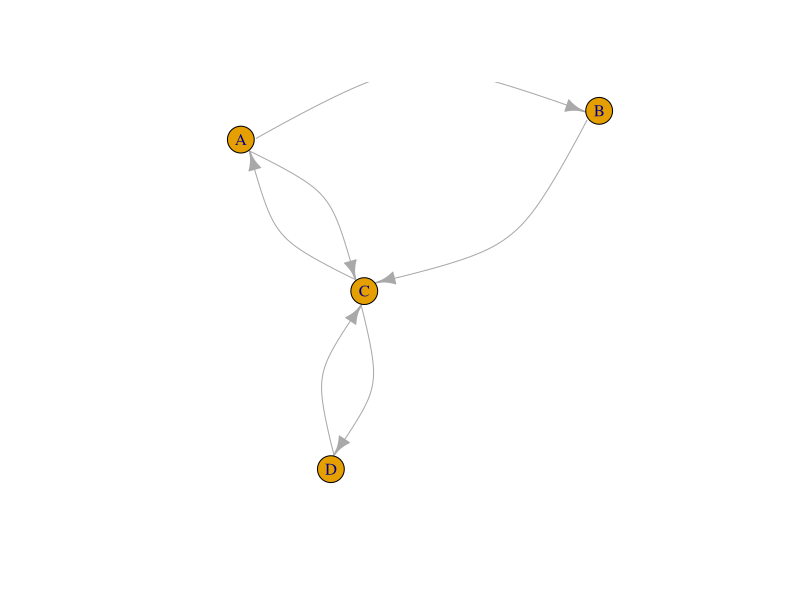
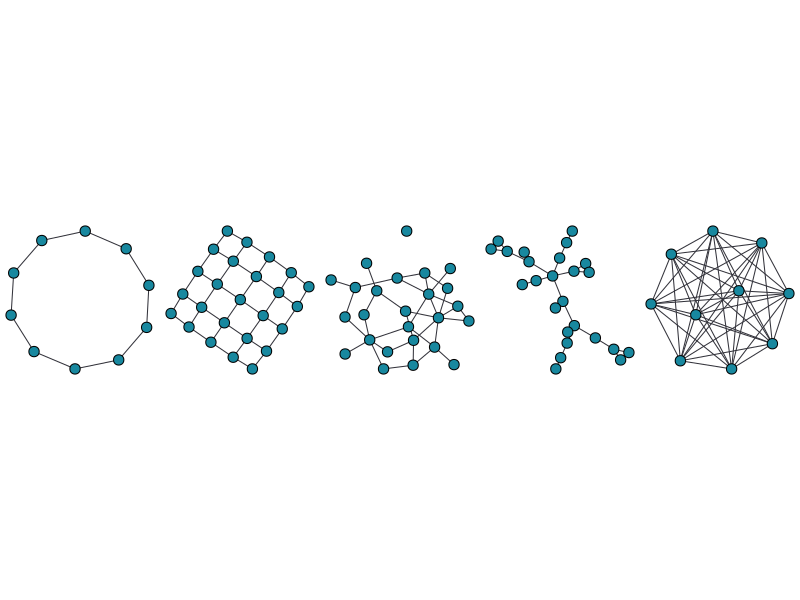
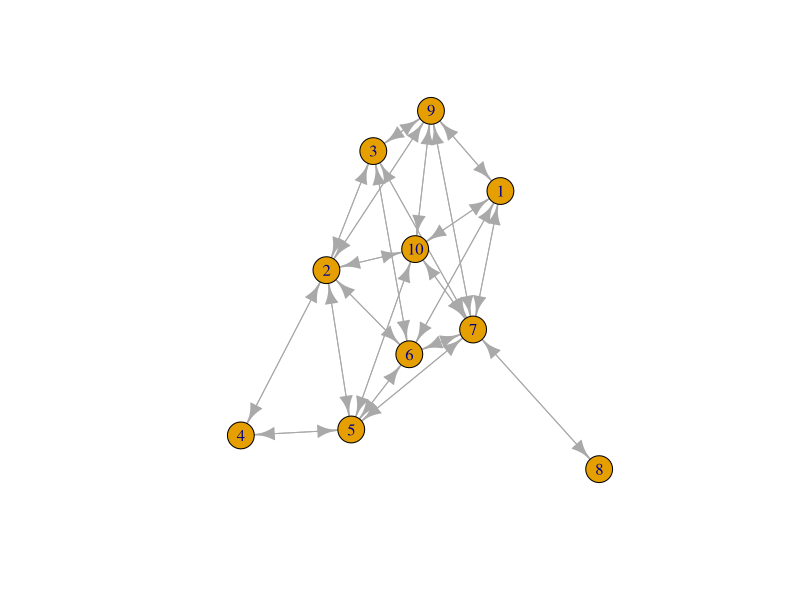
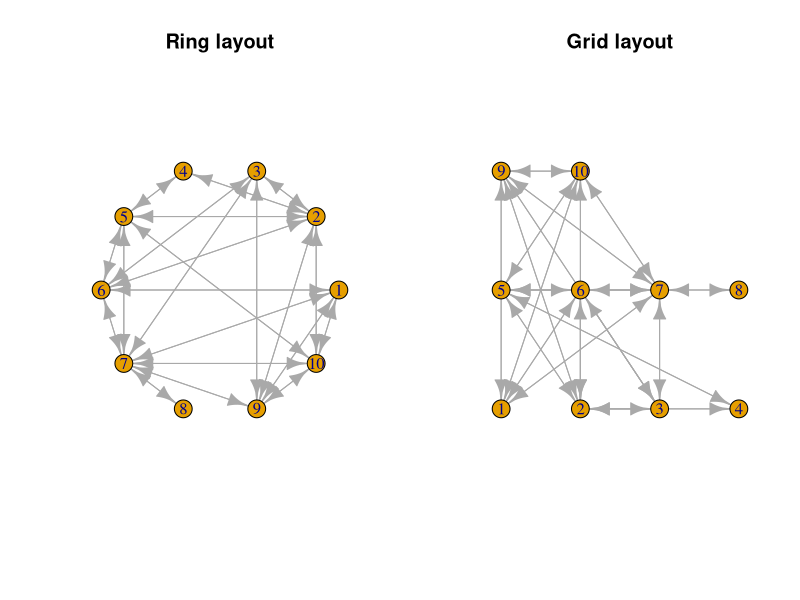
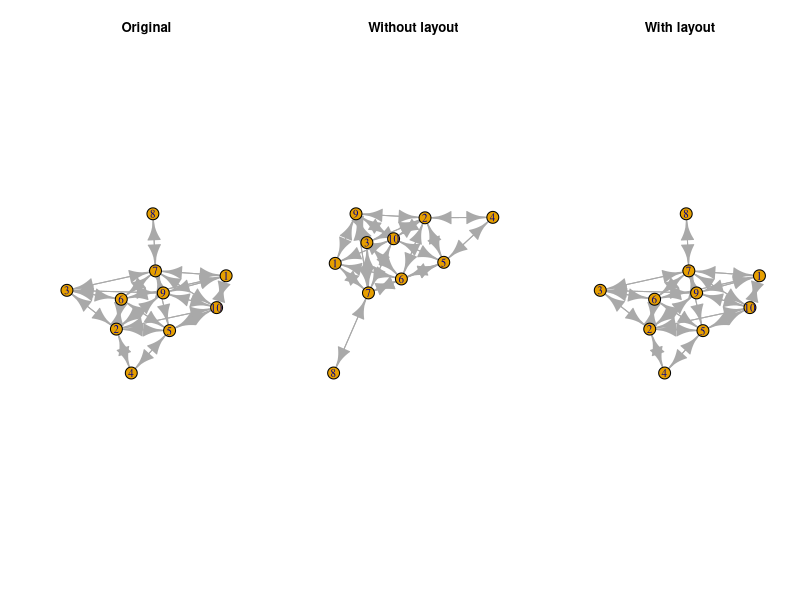
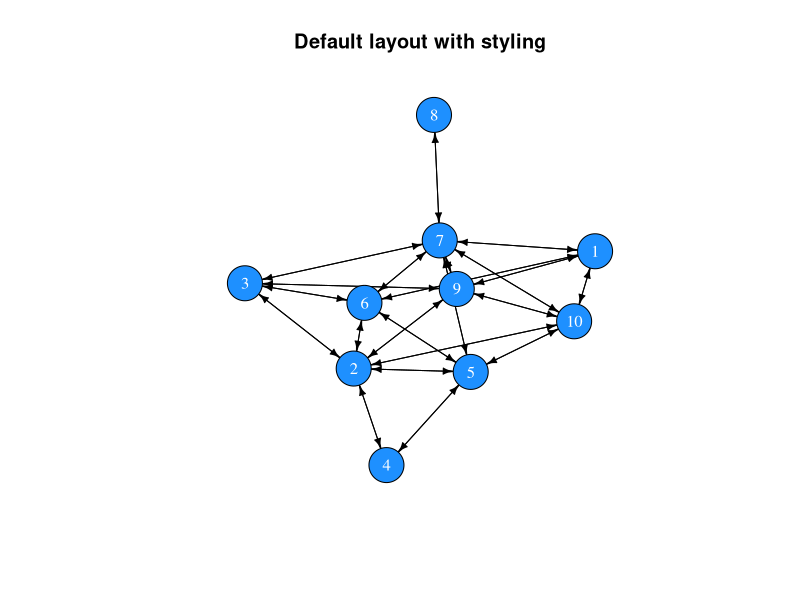
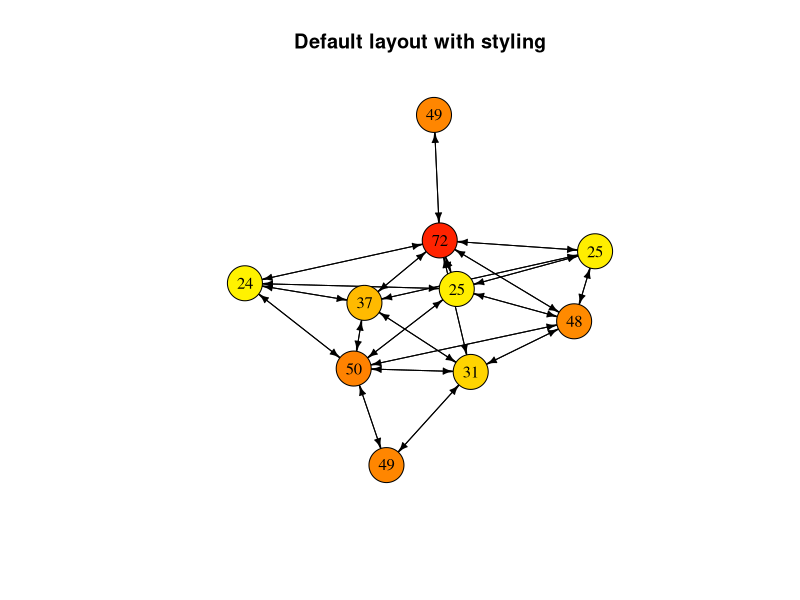
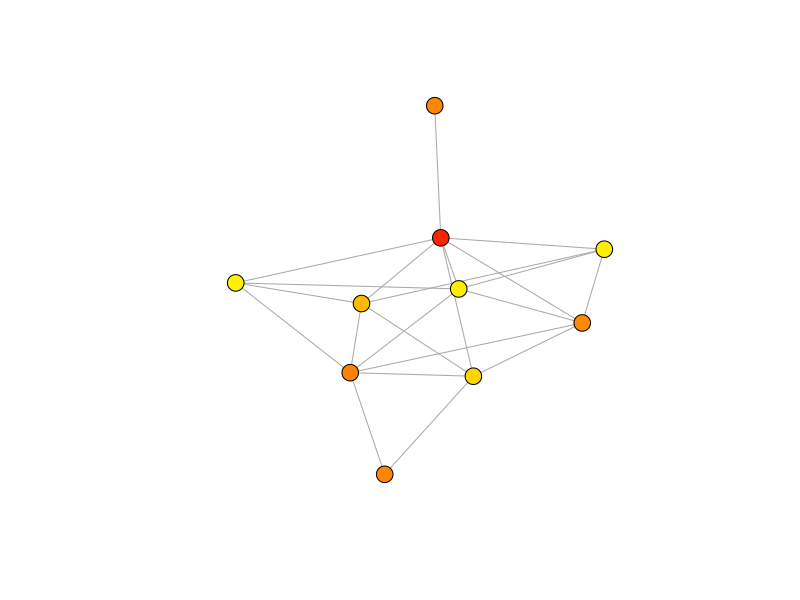

Source code (R) for these figures, in order:
## ---- chunk 1
library(igraph)
A <- matrix(c(0,1,1,0, 0,0,1,0, 1,0,0,1, 0,0,1,0), nrow = 4, byrow = TRUE)
row.names(A) <- c("A", "B", "C", "D")
colnames(A) <- c("A", "B", "C", "D")
net <- graph_from_adjacency_matrix(A)
plot(net, edge.curved=0.5)
## ---- chunk 2
m <- matrix(c(0,1,1,0, 0,0,1,0, 1,0,0,1, 0,0,1,0), nrow = 4, byrow = TRUE)
row.names(m) <- LETTERS[1:4]
colnames(m) <- LETTERS[1:4]
m
## ---- chunk 3
all(m[upper.tri(m)] == t(m)[upper.tri(m)])
## ---- chunk 4
isSymmetric(m)
## ---- chunk 5
# Creating a random matrix
random_matrix <- matrix(sample(x = c(0,1), size = 100, replace = T), ncol = 10)
random_matrix
# It is not symmetric
isSymmetric(random_matrix)

# Replace the upper triangle with the transposed upper triangle
random_matrix[upper.tri(random_matrix)] <- t(random_matrix)[upper.tri(random_matrix)]
random_matrix
# Now it is symmetric
isSymmetric(random_matrix)
## ---- chunk 6
library(igraph)
parbefore <- par()$mar
par(mar=c(0,0,0,0))
par(mfrow=c(1,5))
tmp <- lapply(
  list(
    make_ring(n=10),
    make_lattice(dimvector=c(5,5), nei=1, directed=F),
    erdos.renyi.game(n=25,p.or.m=.1, type="gnp", directed=F, loops=F),
    barabasi.game(n=25, power=1.1, directed=F),
    make_full_graph(n=10)
  ), plot, vertex.label=NA, vertex.color="#18889F", edge.color="#33333B", edge.width=1)
par(mfrow=c(1,1))
par(mar=parbefore)
## ---- chunk 7
create_network <- function(N, f){
  # Set up an empty adjacency matrix of size NxN
  A <- matrix(0, ncol = N, nrow = N)
  # Set up a friendship counter
  friends <- 0
  
  # We will add friendships until we reach the desired number
  while(friends < round((((N^2) - N) / 2) * f)){
    dyad <- sample(x = N, size = 2, replace = FALSE)
    i <- dyad[1]
    j <- dyad[2]
    if(A[i, j] == 0){
      A[i, j] <- A[j, i] <- 1
      friends <- friends + 1
      }
  }
  return(A)
}
## ---- chunk 8
adjm <- create_network(N = 10, f = .5)
adjm
## ---- chunk 9
library(igraph)
net <- graph_from_adjacency_matrix(adjm)
net
## ---- chunk 10
plot(net)
## ---- chunk 11
# Set the plotting environment to allow 2 plots next to each other
par(mfrow = c(1,2))
plot(net, layout = layout.circle(net), main = "Ring layout")
plot(net, layout = layout.grid(net), main = "Grid layout")
# Reset the plotting environment to a single plot
par(mfrow = c(1,1))
## ---- chunk 12
par(mfrow = c(1,3))
coords <- layout.fruchterman.reingold(net)
plot(net, layout = coords, main = "Original")
plot(net, main = "Without layout")
plot(net, layout = coords, main = "With layout")
par(mfrow = c(1,1))
## ---- chunk 13
plot(net, 
     vertex.color = "dodgerblue", 
     vertex.label.color = "white",
     vertex.size = 20,
     edge.color = "black",
     edge.width = 1,
     edge.arrow.size = 0.5,
     layout = coords,
     main = "Default layout with styling")
## ---- chunk 14
# Generate random ages
age <- sample(x = 18:80, size = vcount(net), replace = TRUE)
# Select colours
col <- heat.colors(n = 80, rev = TRUE)[age]
# Plot network with col
plot(net, 
     vertex.color = col, 
     vertex.label = age,
     vertex.label.color = "black",
     vertex.size = 20,
     edge.color = "black",
     edge.width = 1,
     edge.arrow.size = 0.5,
     layout = coords,
     main = "Default layout with styling")
## ---- chunk 15
get.vertex.attribute(net)
## ---- chunk 16
# Add an attribute called 'age' and assign the values of the age vector
V(net)$age <- age
# The same for the 'col' vector
V(net)$col <- col
# Return attributes
get.vertex.attribute(net)
# Return the network object
net
## ---- chunk 17
net <- as.undirected(net)
plot(net, 
     vertex.color = V(net)$col, 
     vertex.label = NA,
     vertex.size = 9,
     edge.width = 1,
     layout = coords,
     edge.arrow.size = 0.5)
## ---- chunk 18
# Create random strength values
strength <- runif(n = ecount(net), min = 0, max = 1)
# Assign values to edges
E(net)$weight <- strength
net
## ---- chunk 19
plot(net, 
     vertex.color = V(net)$col, 
     vertex.label = NA,
     vertex.size = 9,
     edge.width = E(net)$weight*5,
     edge.arrow.size = 0.5, 
     layout = coords)
## ---- chunk 20
V(net)
E(net)
## ---- chunk 21
get.vertex.attribute(graph = net)
get.edge.attribute(net)
## ---- chunk 22
vcount(net)
ecount(net)
## ---- chunk 23
diameter(graph = net)
## ---- chunk 24
mean_distance(graph = net)
## ---- chunk 25
edge_density(graph = net)
## ---- chunk 26
reciprocity(graph = net)
## ---- chunk 27
transitivity(graph = net)
## ---- chunk 28
# Number of edges that connected with each node
degree(graph = net)

# The mean of all degree centralities is a general measure of network connectivity
mean(degree(graph = net))
## ---- chunk 29
sort(strength(graph = net))
## ---- chunk 30
closeness(graph = net)
## ---- chunk 31
betweenness(graph = net)
## ---- chunk 32
eigen_centrality(graph = net)$vector
## ---- chunk 33
between <- betweenness(graph = net)
col <- heat.colors(n = max(between) + 1, rev = TRUE)[between + 1]
# Plot network with col
plot(net, 
     vertex.color = col, 
     vertex.label = NA,
     vertex.size = 20,
     edge.color = "black",
     edge.width = 1,
     edge.arrow.size = 0.5,
     layout = coords,
     main = "Betweenness centrality")
## ---- chunk 34
library(tidyverse)
gossip_model <- function(N, f, r_max, sim = 1){
  # Create a vector indicating possession of gossip and set one entry to TRUE
  gossip <- rep(FALSE, N)
  gossip[sample(x = N, size = 1)] <- TRUE
  # Create a network
  adjm <- create_network(N = N, f = f)
  # Create a reporting variable
  proportion <- rep(0, r_max)

  # Loop over r_max rounds
  for(r in 1:r_max){
    # In random sequence go through all individuals 
    for(i in sample(N)){
      # Select i's neighbourhood
      nei <- adjm[i,] > 0
      # Proceed if there is at least one neighbour
      if(sum(nei) > 0){
        # Choose one random neighbour, j
        j <- sampling(x = which(nei), size = 1)
        # Set i's gossip indicator to TRUE if j's indicator is TRUE
        if(gossip[j]){
          gossip[i] <- TRUE
        }
      }
    }
    # Record proportion of the population with gossip
    proportion[r] <- sum(gossip) / N
    # Increment the round counter
    r <- r + 1
  }
  # Return a tibble with simulation results
  return(tibble(time = 1:r_max, proportion = proportion, f = f, sim = sim))
}
## ---- chunk 35
sampling <- function(x, size = length(x), prob = NULL){
  if(length(x) == 1){
    return(x)
  } else {
    return(sample(x = x, size = size, prob = prob))
  }
}
## ---- chunk 36
N <- 1000
set.seed(3)
data <- lapply(X = c(1/N, 2/N, 3/N, 5/N, 8/N, 10/N), 
              FUN = function(f) gossip_model(N = N, f = f, r_max = 50))
data_bnd <- bind_rows(data)
## ---- chunk 37
ggplot(data_bnd) + 
  geom_line(aes(x = time, y = proportion, col = factor(round(f * N)))) + 
  ylab("proportion of individuals with gossip") +
  labs(col = "average number of friends") +
  theme_bw()
## ---- chunk 38
N <- 100
f <- rep(c(1/N, 2/N, 3/N, 5/N, 8/N, 10/N), each = 10)

set.seed(5)
data <- lapply(X = 1:length(f), 
              FUN = function(i) gossip_model(N = N, f = f[i], r_max = 50, sim = i))
## ---- chunk 39
data_bnd <- bind_rows(data)
ggplot(data_bnd) +
  geom_line(aes(x = time, y = proportion, col = factor(f * N), group = factor(sim))) + 
  ylab("proportion of individual with gossip") +
  labs(col = "average number of friends") +
  theme_bw()
## ---- chunk 40
data_bnd_last <- data_bnd[data_bnd$time == max(data_bnd$time), ]
ggplot(data_bnd_last) + 
  geom_boxplot(aes(x = factor(f * N), y = proportion)) + 
  xlab("average number of friends") +
  ylab("proportion of individuals with gossip") + 
  theme_bw()
## ---- chunk 41
data_bnd_time <- lapply(data, function(dat){
  tibble(dat[1,], time_to_x = which(dat[,"proportion"] >= 0.75)[1])
}) %>% bind_rows()

data_bnd_time$time_to_x[is.na(data_bnd_time$time_to_x)] <- 50

ggplot(data_bnd_time) + 
  geom_boxplot(aes(x = factor(f * N), y = time_to_x)) + 
  xlab("average number of friends") +
  ylab("time to spread to 75% of population") +
  theme_bw()
## ---- chunk 42
prop_nei_info <- seq(from = 0, to = 1, length.out = 10)
e <- c(1,2)
contagion <- tibble(
  contagion = rep(c("simple", "complex"), each = 10),
  x = rep(prop_nei_info, 2), 
  y = c(prop_nei_info^e[1], prop_nei_info^e[2]))

ggplot(contagion, aes(x = x, y = y, col = contagion)) + 
  geom_point() +
  geom_line() +
  xlab("proportion of neighbours with gossip") + 
  ylab("probability to acquire gossip") +
  theme_bw()
## ---- chunk 43
net_clust <- make_lattice(length = 10, dim = 2, circular = T, nei = 2)
## ---- chunk 44
net_rand <- rewire(graph = net_clust, with = keeping_degseq(loops = F, niter = 10^3))
## ---- chunk 45
head(degree(net_clust))
head(degree(net_rand))

transitivity(net_clust)
transitivity(net_rand)
## ---- chunk 46
gossip_model_2 <- function(net, rewire, e = 1, r_max, sim = 1){
  # Rewire network if random is set to TRUE
  if(rewire){
    net <- rewire(graph = net, with = keeping_degseq(loops = F, niter = 10^3))
  }
  # Get adjacency matrix from network
  adjm <- get.adjacency(net, sparse = F)
  # Turn adjacency matrix into boolean (TRUE / FALSE)
  adjm_bool <- adjm > 0
  # Set number of individuals based adjacency matrix
  N <- vcount(net)
  
  # Create a vector indicating possession of gossip and set one entry to TRUE
  gossip <- rep(FALSE, N)
  gossip[sample(x = N, size = 1)] <- TRUE
  
  # Create a reporting variable
  proportion <- rep(0, r_max)
  
  # Rounds
  for(r in 1:r_max){
    # In random sequence go through all individuals without gossip
    for(i in sample(N)){
      # Select i's neighbourhood (boolean)
      nei <- adjm_bool[i,]
      # Proceed if there is at least one neighbour
      if(sum(nei) > 0){
        # Simple contagion for e = 1 and complex contagion for e = 2
        if(runif(n = 1, min = 0, max = 1) <= (sum(gossip * nei) / length(nei))^e){
          gossip[i] <- TRUE
        }
      }
    }
    # Record proportion of the population with gossip
    proportion[r] <- sum(gossip) / N
    # Increment the round counter
    r <- r + 1
  }
  # Return a tibble with simulation results
  return(tibble(time = 1:r_max, 
                proportion = proportion, 
                time_to_max = which(proportion == max(proportion))[1],
                e = e,
                network = ifelse(test = rewire, yes = "random", no = "clustered"), 
                sim = sim))
}
## ---- chunk 47
set.seed(1)
res <- bind_rows(
  gossip_model_2(net = net_clust, rewire = TRUE, e = 1, r_max = 500),
  gossip_model_2(net = net_clust, rewire = FALSE, e = 1, r_max = 500),
  gossip_model_2(net = net_clust, rewire = TRUE, e = 2, r_max = 5000),
  gossip_model_2(net = net_clust, rewire = FALSE, e = 2, r_max = 5000)
  )

ggplot(res) + 
  geom_line(aes(x = time, y = proportion, col = network)) + 
  facet_wrap("e", labeller = label_both, scales = "free_x") +
  theme_bw()
